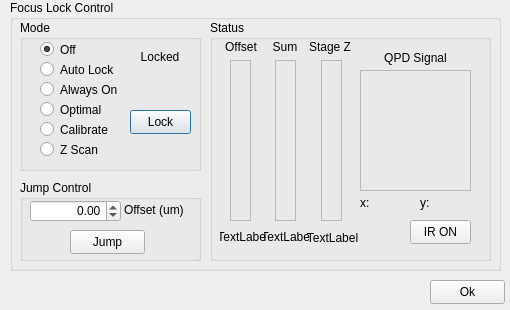
<?xml version="1.0" encoding="UTF-8"?>
<ui version="4.0">
 <class>Dialog</class>
 <widget class="QDialog" name="Dialog">
  <property name="geometry">
   <rect>
    <x>0</x>
    <y>0</y>
    <width>510</width>
    <height>310</height>
   </rect>
  </property>
  <property name="sizePolicy">
   <sizepolicy hsizetype="Fixed" vsizetype="Fixed">
    <horstretch>0</horstretch>
    <verstretch>0</verstretch>
   </sizepolicy>
  </property>
  <property name="minimumSize">
   <size>
    <width>510</width>
    <height>310</height>
   </size>
  </property>
  <property name="maximumSize">
   <size>
    <width>510</width>
    <height>310</height>
   </size>
  </property>
  <property name="windowTitle">
   <string>HAL-4000 Focus Lock</string>
  </property>
  <widget class="QGroupBox" name="focusLockBox">
   <property name="geometry">
    <rect>
     <x>10</x>
     <y>0</y>
     <width>491</width>
     <height>271</height>
    </rect>
   </property>
   <property name="title">
    <string>Focus Lock Control</string>
   </property>
   <widget class="QGroupBox" name="modeBox">
    <property name="geometry">
     <rect>
      <x>10</x>
      <y>20</y>
      <width>181</width>
      <height>151</height>
     </rect>
    </property>
    <property name="title">
     <string>Mode</string>
    </property>
    <widget class="QRadioButton" name="offRadioButton">
     <property name="geometry">
      <rect>
       <x>20</x>
       <y>20</y>
       <width>82</width>
       <height>19</height>
      </rect>
     </property>
     <property name="text">
      <string>Off</string>
     </property>
     <property name="checked">
      <bool>true</bool>
     </property>
    </widget>
    <widget class="QRadioButton" name="autoRadioButton">
     <property name="geometry">
      <rect>
       <x>20</x>
       <y>40</y>
       <width>82</width>
       <height>19</height>
      </rect>
     </property>
     <property name="text">
      <string>Auto Lock</string>
     </property>
    </widget>
    <widget class="QRadioButton" name="onRadioButton">
     <property name="geometry">
      <rect>
       <x>20</x>
       <y>60</y>
       <width>82</width>
       <height>19</height>
      </rect>
     </property>
     <property name="text">
      <string>Always On</string>
     </property>
    </widget>
    <widget class="QPushButton" name="lockButton">
     <property name="geometry">
      <rect>
       <x>110</x>
       <y>90</y>
       <width>61</width>
       <height>24</height>
      </rect>
     </property>
     <property name="text">
      <string>Lock</string>
     </property>
    </widget>
    <widget class="QRadioButton" name="calRadioButton">
     <property name="geometry">
      <rect>
       <x>20</x>
       <y>100</y>
       <width>82</width>
       <height>19</height>
      </rect>
     </property>
     <property name="sizePolicy">
      <sizepolicy hsizetype="Fixed" vsizetype="Fixed">
       <horstretch>0</horstretch>
       <verstretch>0</verstretch>
      </sizepolicy>
     </property>
     <property name="text">
      <string>Calibrate</string>
     </property>
    </widget>
    <widget class="QLabel" name="lockLabel">
     <property name="geometry">
      <rect>
       <x>117</x>
       <y>30</y>
       <width>46</width>
       <height>14</height>
      </rect>
     </property>
     <property name="text">
      <string>Locked</string>
     </property>
     <property name="alignment">
      <set>Qt::AlignCenter</set>
     </property>
    </widget>
    <widget class="QRadioButton" name="zScanRadioButton">
     <property name="geometry">
      <rect>
       <x>20</x>
       <y>120</y>
       <width>82</width>
       <height>19</height>
      </rect>
     </property>
     <property name="sizePolicy">
      <sizepolicy hsizetype="Fixed" vsizetype="Fixed">
       <horstretch>0</horstretch>
       <verstretch>0</verstretch>
      </sizepolicy>
     </property>
     <property name="text">
      <string>Z Scan</string>
     </property>
    </widget>
    <widget class="QRadioButton" name="optimalRadioButton">
     <property name="geometry">
      <rect>
       <x>20</x>
       <y>80</y>
       <width>82</width>
       <height>19</height>
      </rect>
     </property>
     <property name="text">
      <string>Optimal</string>
     </property>
    </widget>
   </widget>
   <widget class="QGroupBox" name="jumpControlBox">
    <property name="geometry">
     <rect>
      <x>10</x>
      <y>180</y>
      <width>181</width>
      <height>81</height>
     </rect>
    </property>
    <property name="title">
     <string>Jump Control</string>
    </property>
    <widget class="QLabel" name="jumpLabel">
     <property name="geometry">
      <rect>
       <x>104</x>
       <y>22</y>
       <width>61</width>
       <height>16</height>
      </rect>
     </property>
     <property name="text">
      <string>Offset (um)</string>
     </property>
    </widget>
    <widget class="QPushButton" name="jumpButton">
     <property name="geometry">
      <rect>
       <x>50</x>
       <y>50</y>
       <width>75</width>
       <height>24</height>
      </rect>
     </property>
     <property name="text">
      <string>Jump</string>
     </property>
    </widget>
    <widget class="QDoubleSpinBox" name="jumpSpinBox">
     <property name="geometry">
      <rect>
       <x>10</x>
       <y>20</y>
       <width>91</width>
       <height>22</height>
      </rect>
     </property>
     <property name="alignment">
      <set>Qt::AlignRight|Qt::AlignTrailing|Qt::AlignVCenter</set>
     </property>
     <property name="minimum">
      <double>-10.000000000000000</double>
     </property>
     <property name="maximum">
      <double>10.000000000000000</double>
     </property>
     <property name="singleStep">
      <double>0.010000000000000</double>
     </property>
    </widget>
   </widget>
   <widget class="QGroupBox" name="statusBox">
    <property name="geometry">
     <rect>
      <x>200</x>
      <y>20</y>
      <width>281</width>
      <height>241</height>
     </rect>
    </property>
    <property name="title">
     <string>Status</string>
    </property>
    <widget class="QFrame" name="offsetFrame">
     <property name="geometry">
      <rect>
       <x>20</x>
       <y>40</y>
       <width>21</width>
       <height>161</height>
      </rect>
     </property>
     <property name="frameShape">
      <enum>QFrame::StyledPanel</enum>
     </property>
     <property name="frameShadow">
      <enum>QFrame::Sunken</enum>
     </property>
    </widget>
    <widget class="QLabel" name="offsetLabel">
     <property name="geometry">
      <rect>
       <x>8</x>
       <y>20</y>
       <width>46</width>
       <height>14</height>
      </rect>
     </property>
     <property name="text">
      <string>Offset</string>
     </property>
     <property name="alignment">
      <set>Qt::AlignCenter</set>
     </property>
    </widget>
    <widget class="QFrame" name="zFrame">
     <property name="geometry">
      <rect>
       <x>111</x>
       <y>40</y>
       <width>21</width>
       <height>161</height>
      </rect>
     </property>
     <property name="frameShape">
      <enum>QFrame::StyledPanel</enum>
     </property>
     <property name="frameShadow">
      <enum>QFrame::Sunken</enum>
     </property>
    </widget>
    <widget class="QLabel" name="zLabel">
     <property name="geometry">
      <rect>
       <x>97</x>
       <y>20</y>
       <width>46</width>
       <height>14</height>
      </rect>
     </property>
     <property name="text">
      <string>Stage Z</string>
     </property>
     <property name="alignment">
      <set>Qt::AlignCenter</set>
     </property>
    </widget>
    <widget class="QLabel" name="sumLabel">
     <property name="geometry">
      <rect>
       <x>52</x>
       <y>20</y>
       <width>46</width>
       <height>14</height>
      </rect>
     </property>
     <property name="text">
      <string>Sum</string>
     </property>
     <property name="alignment">
      <set>Qt::AlignCenter</set>
     </property>
    </widget>
    <widget class="QFrame" name="sumFrame">
     <property name="geometry">
      <rect>
       <x>65</x>
       <y>40</y>
       <width>21</width>
       <height>161</height>
      </rect>
     </property>
     <property name="frameShape">
      <enum>QFrame::StyledPanel</enum>
     </property>
     <property name="frameShadow">
      <enum>QFrame::Sunken</enum>
     </property>
    </widget>
    <widget class="QLabel" name="offsetText">
     <property name="geometry">
      <rect>
       <x>10</x>
       <y>210</y>
       <width>46</width>
       <height>14</height>
      </rect>
     </property>
     <property name="text">
      <string>TextLabel</string>
     </property>
     <property name="alignment">
      <set>Qt::AlignCenter</set>
     </property>
    </widget>
    <widget class="QLabel" name="sumText">
     <property name="geometry">
      <rect>
       <x>54</x>
       <y>210</y>
       <width>46</width>
       <height>14</height>
      </rect>
     </property>
     <property name="text">
      <string>TextLabel</string>
     </property>
     <property name="alignment">
      <set>Qt::AlignCenter</set>
     </property>
    </widget>
    <widget class="QLabel" name="zText">
     <property name="geometry">
      <rect>
       <x>92</x>
       <y>210</y>
       <width>61</width>
       <height>16</height>
      </rect>
     </property>
     <property name="text">
      <string>TextLabel</string>
     </property>
     <property name="alignment">
      <set>Qt::AlignCenter</set>
     </property>
    </widget>
    <widget class="QFrame" name="qpdFrame">
     <property name="geometry">
      <rect>
       <x>150</x>
       <y>50</y>
       <width>111</width>
       <height>121</height>
      </rect>
     </property>
     <property name="frameShape">
      <enum>QFrame::StyledPanel</enum>
     </property>
     <property name="frameShadow">
      <enum>QFrame::Sunken</enum>
     </property>
    </widget>
    <widget class="QLabel" name="qpdLabel">
     <property name="geometry">
      <rect>
       <x>170</x>
       <y>30</y>
       <width>71</width>
       <height>16</height>
      </rect>
     </property>
     <property name="text">
      <string>QPD Signal</string>
     </property>
     <property name="alignment">
      <set>Qt::AlignCenter</set>
     </property>
    </widget>
    <widget class="QLabel" name="qpdXText">
     <property name="geometry">
      <rect>
       <x>150</x>
       <y>176</y>
       <width>46</width>
       <height>14</height>
      </rect>
     </property>
     <property name="text">
      <string>x:</string>
     </property>
    </widget>
    <widget class="QLabel" name="qpdYText">
     <property name="geometry">
      <rect>
       <x>210</x>
       <y>176</y>
       <width>46</width>
       <height>14</height>
      </rect>
     </property>
     <property name="text">
      <string>y:</string>
     </property>
    </widget>
    <widget class="QPushButton" name="irButton">
     <property name="geometry">
      <rect>
       <x>200</x>
       <y>200</y>
       <width>61</width>
       <height>24</height>
      </rect>
     </property>
     <property name="text">
      <string>IR ON</string>
     </property>
    </widget>
   </widget>
  </widget>
  <widget class="QPushButton" name="okButton">
   <property name="geometry">
    <rect>
     <x>430</x>
     <y>280</y>
     <width>75</width>
     <height>24</height>
    </rect>
   </property>
   <property name="text">
    <string>Ok</string>
   </property>
  </widget>
 </widget>
 <resources/>
 <connections/>
</ui>
